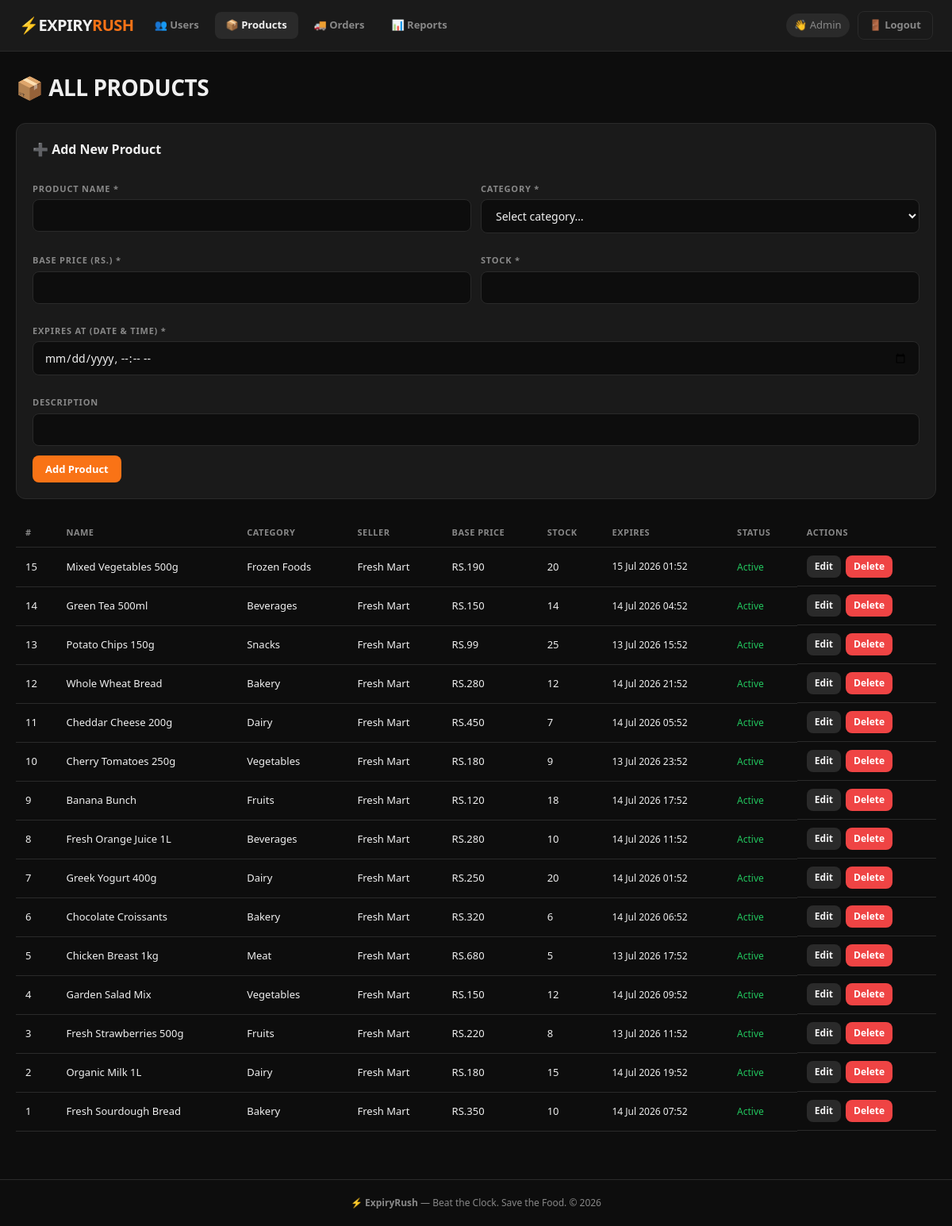
The page /products.php (signed in) on the database its author committed.
### tables this page shows
CREATE TABLE products (
    id          INT AUTO_INCREMENT PRIMARY KEY,
    seller_id   INT            NOT NULL,
    category_id INT            NOT NULL,
    name        VARCHAR(200)   NOT NULL,
    description TEXT,
    base_price  DECIMAL(10,2)  NOT NULL,
    stock       INT            NOT NULL DEFAULT 0,
    listed_at   DATETIME       DEFAULT NOW(),
    expires_at  DATETIME       NOT NULL,
    is_active   TINYINT(1)     NOT NULL DEFAULT 1,
    FOREIGN KEY (seller_id)   REFERENCES users(id),
    FOREIGN KEY (category_id) REFERENCES categories(id)
);

CREATE TABLE categories (
    id          INT AUTO_INCREMENT PRIMARY KEY,
    name        VARCHAR(100) NOT NULL UNIQUE,
    description TEXT,
    created_at  DATETIME     DEFAULT NOW()
);

CREATE TABLE users (
    id         INT AUTO_INCREMENT PRIMARY KEY,
    name       VARCHAR(100)  NOT NULL,
    email      VARCHAR(150)  NOT NULL UNIQUE,
    password   VARCHAR(255)  NOT NULL,
    role       ENUM('customer','seller','admin') NOT NULL DEFAULT 'customer',
    phone      VARCHAR(20),
    address    TEXT,
    is_active  TINYINT(1)    NOT NULL DEFAULT 1,
    created_at DATETIME      DEFAULT NOW()
);

### db.php (called while the page is built, shortened)
<?php
if (!function_exists('e')) {
    function e(string $str = ''): string {
        return htmlspecialchars($str, ENT_QUOTES, 'UTF-8');
    }
}

### auth.php (called while the page is built, shortened)
<?php
if (!function_exists('currentRole')) {
    function currentRole(): string {
        return $_SESSION['role'] ?? '';
    }
}

### products.php (the view, shortened to what this page needs)
<?php
require_once __DIR__ . '/db.php';
require_once __DIR__ . '/auth.php';
$uid = currentUserId();
$role = currentRole();
$whereOwner = $role === 'admin' ? '1=1' : 'p.seller_id = ' . $uid;
$edit = null;
$products = $conn->query("
    SELECT p.*, c.name AS category_name, u.name AS seller_name
    FROM products p
    JOIN categories c ON p.category_id = c.id
    JOIN users u ON p.seller_id = u.id
    WHERE $whereOwner AND p.is_active = 1
    ORDER BY p.id DESC
");
require_once __DIR__ . '/header.php';
?>
<div class="page-header">
  <h1>📦 <?= $role === 'admin' ? 'ALL PRODUCTS' : 'MY PRODUCTS' ?></h1>
</div>
<div class="form-card" style="margin-bottom:24px;">
  <h2 style="font-size:16px;font-weight:800;margin-bottom:16px;">
    <?= $edit ? '✏️ Edit Product' : '➕ Add New Product' ?>
  </h2>
  <form method="POST" action="products.php">
    <div style="display:grid;grid-template-columns:1fr 1fr;gap:12px;">
      <div>
        <label>PRODUCT NAME *</label>
        <input type="text" name="name" required value="<?= e($edit['name'] ?? '') ?>">
      </div>
      <div>
        <label>CATEGORY *</label>
        <select name="category_id" required>
          <option value="">Select category…</option>
        </select>
      </div>
      <div>
        <label>BASE PRICE (RS.) *</label>
        <input type="number" name="base_price" min="1" step="0.01" required
               value="<?= $edit['base_price'] ?? '' ?>">
      </div>
      <div>
        <label>STOCK *</label>
        <input type="number" name="stock" min="0" required value="<?= $edit['stock'] ?? '' ?>">
      </div>
      <div style="grid-column:1/-1;">
        <label>EXPIRES AT (date &amp; time) *</label>
        <input type="datetime-local" name="expires_at" required
               value="<?= $edit ? date('Y-m-d\TH:i', strtotime($edit['expires_at'])) : '' ?>">
      </div>
      <div style="grid-column:1/-1;">
        <label>DESCRIPTION</label>
        <input type="text" name="description" value="<?= e($edit['description'] ?? '') ?>">
      </div>
    </div>
    <div style="display:flex;gap:10px;margin-top:12px;">
      <button type="submit" class="btn btn-primary"><?= $edit ? 'Update Product' : 'Add Product' ?></button>
    </div>
  </form>
</div>
<?php if (!$products || $products->num_rows === 0): ?>
<div class="empty-state">
  <div class="big">📦</div>
  <p>No products yet. Add your first product above!</p>
</div>
<?php else: ?>
<div style="overflow-x:auto;">
<table class="data-table">
  <thead>
    <tr>
      <th>#</th>
      <th>Name</th>
      <th>Category</th>
      <?php if ($role === 'admin'): ?><th>Seller</th><?php endif; ?>
      <th>Base Price</th>
      <th>Stock</th>
      <th>Expires</th>
      <th>Status</th>
      <th>Actions</th>
    </tr>
  </thead>
  <tbody>
  <?php while ($p = $products->fetch_assoc()):
    $expired = strtotime($p['expires_at']) < time();
  ?>
  <tr>
    <td><?= $p['id'] ?></td>
    <td><?= e($p['name']) ?></td>
    <td><?= e($p['category_name']) ?></td>
    <?php if ($role === 'admin'): ?><td><?= e($p['seller_name']) ?></td><?php endif; ?>
    <td>RS.<?= number_format($p['base_price'], 0) ?></td>
    <td><?= (int)$p['stock'] ?></td>
    <td style="font-size:12px;"><?= date('d M Y H:i', strtotime($p['expires_at'])) ?></td>
    <td>
      <?php if ($expired): ?>
        <span style="color:var(--red);font-size:12px;">Expired</span>
      <?php elseif ($p['stock'] == 0): ?>
        <span style="color:var(--muted);font-size:12px;">Out of Stock</span>
      <?php else: ?>
        <span style="color:var(--green);font-size:12px;">Active</span>
      <?php endif; ?>
    </td>
    <td style="display:flex;gap:6px;">
      <a href="products.php?edit=<?= $p['id'] ?>" class="btn btn-secondary btn-sm">Edit</a>
      <a href="products.php?delete=<?= $p['id'] ?>" class="btn btn-danger btn-sm"
         onclick="return confirm('Deactivate this product?')">Delete</a>
    </td>
  </tr>
  <?php endwhile; ?>
  </tbody>
</table>
</div>
<?php endif; ?>
<?php require_once __DIR__ . '/footer.php'; ?>

### style.css (style rules this page uses)
:root { --bg: #0d0d0d; --card: #1a1a1a; --border: #2a2a2a; --text: #f0f0f0; --muted: #888; --orange: #f97316; --red: #ef4444; --green: #22c55e; --yellow: #eab308; --blue: #3b82f6; --radius: 12px; --shadow: 0 4px 20px rgba(0,0,0,.4); }
*, *::before, *::after { box-sizing: border-box; margin: 0; padding: 0; }
body { background: var(--bg); color: var(--text); font-family: 'Segoe UI', system-ui, sans-serif; font-size: 15px; line-height: 1.5; min-height: 100vh; }
.page-header { margin-bottom: 24px; }
.page-header h1 { font-size: 28px; font-weight: 900; letter-spacing: -0.5px; }
.btn { display: inline-block; padding: 8px 16px; border-radius: 8px; border: none; cursor: pointer; font-size: 13px; font-weight: 700; text-decoration: none; transition: opacity .2s, transform .1s; font-family: inherit; }
.btn-primary { background: var(--orange); color: #fff; }
.btn-secondary { background: var(--border); color: var(--text); }
.btn-danger { background: var(--red); color: #fff; }
.btn-sm { padding: 5px 10px; font-size: 12px; }
label { display: block; font-size: 11px; font-weight: 700; letter-spacing: .8px; color: var(--muted); text-transform: uppercase; margin-bottom: 5px; margin-top: 14px; }
input[type=text], input[type=email], input[type=password], input[type=number], input[type=datetime-local], select, textarea { width: 100%; padding: 10px 14px; background: var(--bg); border: 1px solid var(--border); border-radius: 8px; color: var(--text); font-family: inherit; font-size: 14px; transition: border-color .2s; }
.data-table { width: 100%; border-collapse: collapse; font-size: 13px; }
.data-table th { text-align: left; padding: 10px 12px; font-size: 11px; text-transform: uppercase; letter-spacing: .5px; color: var(--muted); border-bottom: 1px solid var(--border); }
.data-table td { padding: 10px 12px; border-bottom: 1px solid var(--border); vertical-align: middle; }
.form-card { background: var(--card); border: 1px solid var(--border); border-radius: var(--radius); padding: 20px; }

### rows shown on the page
products: id "15", name "Mixed Vegetables 500g", category.name "Frozen Foods", seller.name "Fresh Mart", base_price "190", stock "20", expires_at "15 Jul 2026 01:52", shows "Active"
products: id "14", name "Green Tea 500ml", category.name "Beverages", seller.name "Fresh Mart", base_price "150", stock "14", expires_at "14 Jul 2026 04:52", shows "Active"
products: id "13", name "Potato Chips 150g", category.name "Snacks", seller.name "Fresh Mart", base_price "99", stock "25", expires_at "13 Jul 2026 15:52", shows "Active"
products: id "12", name "Whole Wheat Bread", category.name "Bakery", seller.name "Fresh Mart", base_price "280", stock "12", expires_at "14 Jul 2026 21:52", shows "Active"
products: id "11", name "Cheddar Cheese 200g", category.name "Dairy", seller.name "Fresh Mart", base_price "450", stock "7", expires_at "14 Jul 2026 05:52", shows "Active"
products: id "10", name "Cherry Tomatoes 250g", category.name "Vegetables", seller.name "Fresh Mart", base_price "180", stock "9", expires_at "13 Jul 2026 23:52", shows "Active"
products: id "9", name "Banana Bunch", category.name "Fruits", seller.name "Fresh Mart", base_price "120", stock "18", expires_at "14 Jul 2026 17:52", shows "Active"
products: id "8", name "Fresh Orange Juice 1L", category.name "Beverages", seller.name "Fresh Mart", base_price "280", stock "10", expires_at "14 Jul 2026 11:52", shows "Active"
products: id "7", name "Greek Yogurt 400g", category.name "Dairy", seller.name "Fresh Mart", base_price "250", stock "20", expires_at "14 Jul 2026 01:52", shows "Active"
products: id "6", name "Chocolate Croissants", category.name "Bakery", seller.name "Fresh Mart", base_price "320", stock "6", expires_at "14 Jul 2026 06:52", shows "Active"
products: id "5", name "Chicken Breast 1kg", category.name "Meat", seller.name "Fresh Mart", base_price "680", stock "5", expires_at "13 Jul 2026 17:52", shows "Active"
products: id "4", name "Garden Salad Mix", category.name "Vegetables", seller.name "Fresh Mart", base_price "150", stock "12", expires_at "14 Jul 2026 09:52", shows "Active"
products: id "3", name "Fresh Strawberries 500g", category.name "Fruits", seller.name "Fresh Mart", base_price "220", stock "8", expires_at "13 Jul 2026 11:52", shows "Active"
products: id "2", name "Organic Milk 1L", category.name "Dairy", seller.name "Fresh Mart", base_price "180", stock "15", expires_at "14 Jul 2026 19:52", shows "Active"
products: id "1", name "Fresh Sourdough Bread", category.name "Bakery", seller.name "Fresh Mart", base_price "350", stock "10", expires_at "14 Jul 2026 07:52", shows "Active"

### other values the page prints
$uname "Admin"
